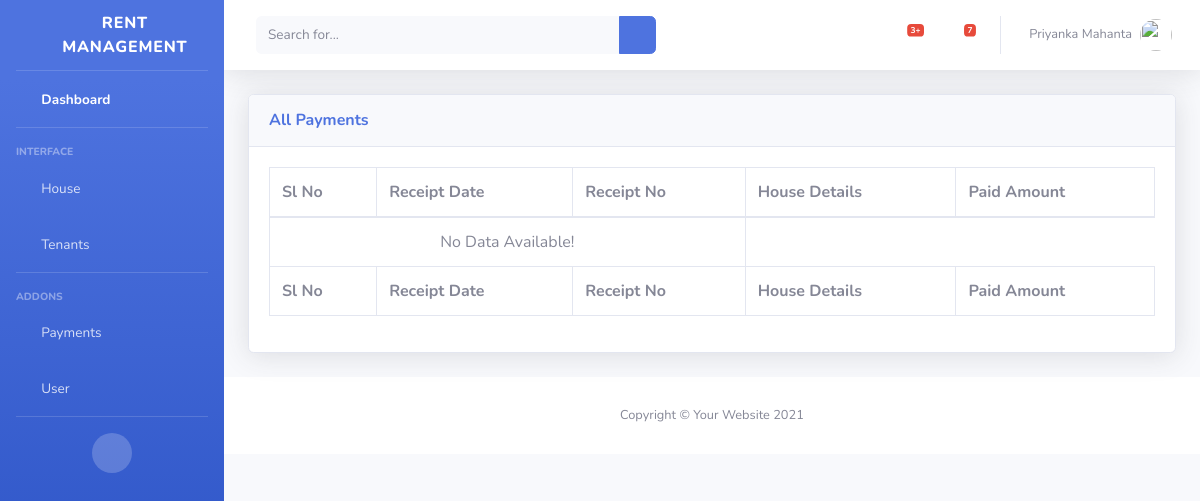
/payments_report/, run on an earlier commit of the app's database.
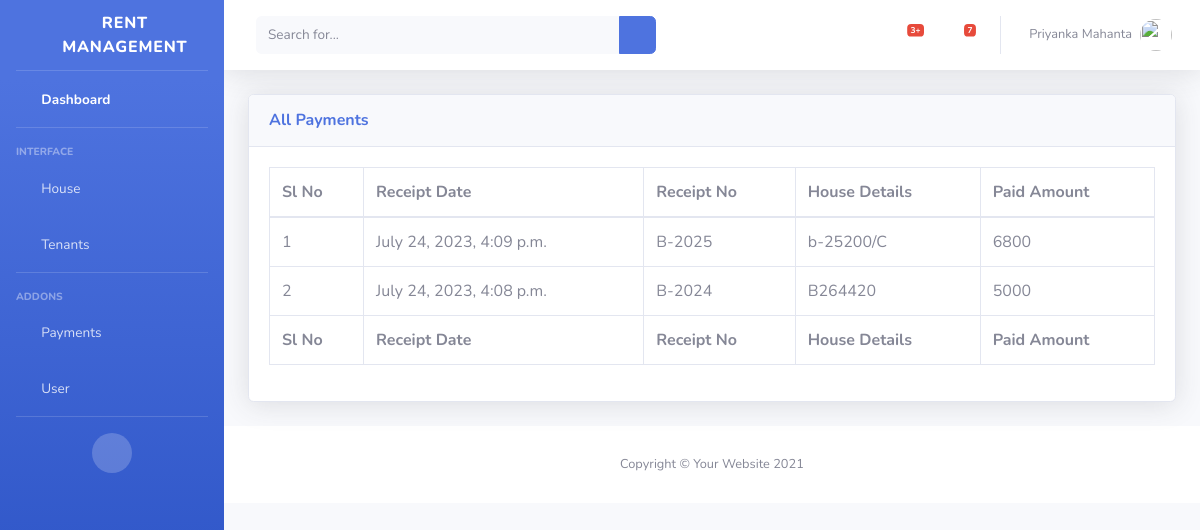
And on a later commit of the database.
### rent_management/models.py (models this page shows, shortened)
class Payment(models.Model):
    receipt_no = models.CharField(max_length=20, default='')
    house_details = models.ForeignKey(House, on_delete=models.CASCADE)
    paid_amount = models.IntegerField(default=0)
    paid_date = models.DateTimeField(auto_now_add=True)

class House(models.Model):
    number = models.CharField(max_length=20)
    name = models.CharField(max_length=20, default='')
    type = models.ForeignKey(HouseType, on_delete=models.CASCADE)
    address = models.TextField(default='')
    rent = models.CharField(max_length=20, default=0)
    created_on = models.DateTimeField(auto_now_add=True)
    def __str__(self):
        return self.number

### rent_management/views/manage_payments.py (the view)
# urls.py: path("payments_report/", views.payments_reports, name="payments_reports"),
def payments_reports(request):
    payment_list = Payment.objects.all().order_by('-id')
    context = {
        'payments_lists': payment_list,
    }
    return render(request, "rent/payments/payment_report.html", context)

### rent_management/templates/rent/payments/payment_report.html (shortened to what this page needs)
{% extends "rent/base/base.html" %}
{% block content %}
<div class="container-fluid">
    <div class="card shadow mb-4">
        <div class="card-header py-3">
            <div class="row">
                <div class="col-lg-8">
                    <h6 class="m-0 font-weight-bold text-primary">All Payments</h6>
                </div>
                <div class="col-lg-4 text-right">
                </div>
            </div>
        </div>
        <div class="card-body">
            <div class="table-responsive">
                <table class="table table-bordered" id="dataTable" width="100%" cellspacing="0">
                    <thead>
                    <tr>
                        <th>Sl No</th>
                        <th>Receipt Date</th>
                        <th>Receipt No</th>
                        <th>House Details</th>
                        <th>Paid Amount</th>
                    </tr>
                    </thead>
                    <tfoot>
                    <tr>
                        <th>Sl No</th>
                        <th>Receipt Date</th>
                        <th>Receipt No</th>
                        <th>House Details</th>
                        <th>Paid Amount</th>
                    </tr>
                    </tfoot>
                    <tbody>
                    {% if not payments_lists %}
                    <tr>
                        <td colspan="3" class="text-center">No Data Available!</td>
                    </tr>
                    {% else %}
                    {% for i in payments_lists %}
                    <tr>
                        <td>{{ forloop.counter }}</td>
                        <td>{{ i.paid_date }}</td>
                        <td>{{i.receipt_no}}</td>
                        <td>{{i.house_details}}</td>
                        <td>{{i.paid_amount}}</td>
                    </tr>
                    {% endfor %}
                    {% endif %}
                    </tbody>
                </table>
            </div>
        </div>
    </div>
</div>
{% endblock %}

What changed in the data, as far as the page shows it:
added Payment: paid_date "July 24, 2023, 4:09 p.m.", receipt_no "B-2025", house_details "b-25200/C", paid_amount "6800"
added Payment: paid_date "July 24, 2023, 4:08 p.m.", receipt_no "B-2024", house_details "B264420", paid_amount "5000"
Also different on the page:
text no longer shown: "No Data Available!"
